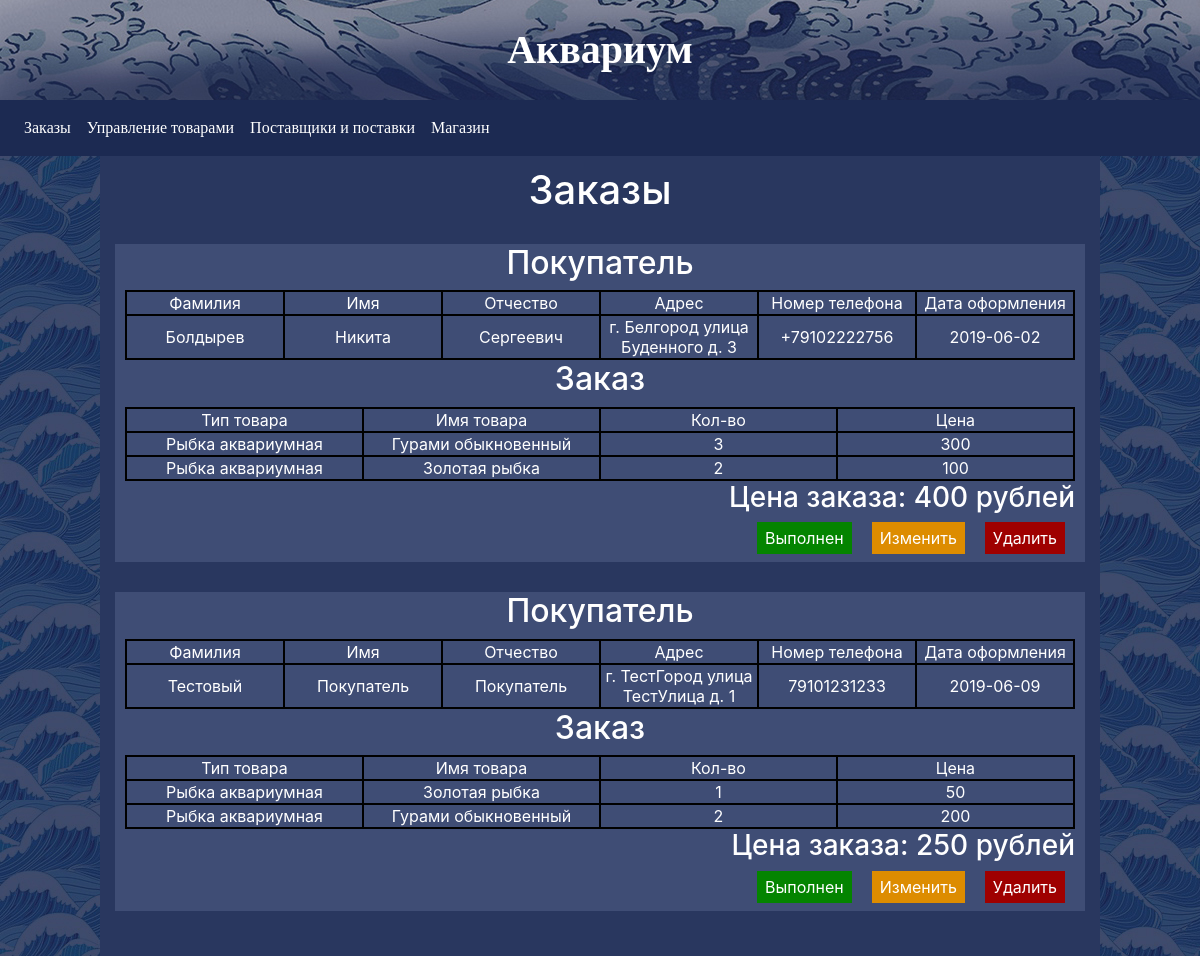
The app's page /admin.php, older data.
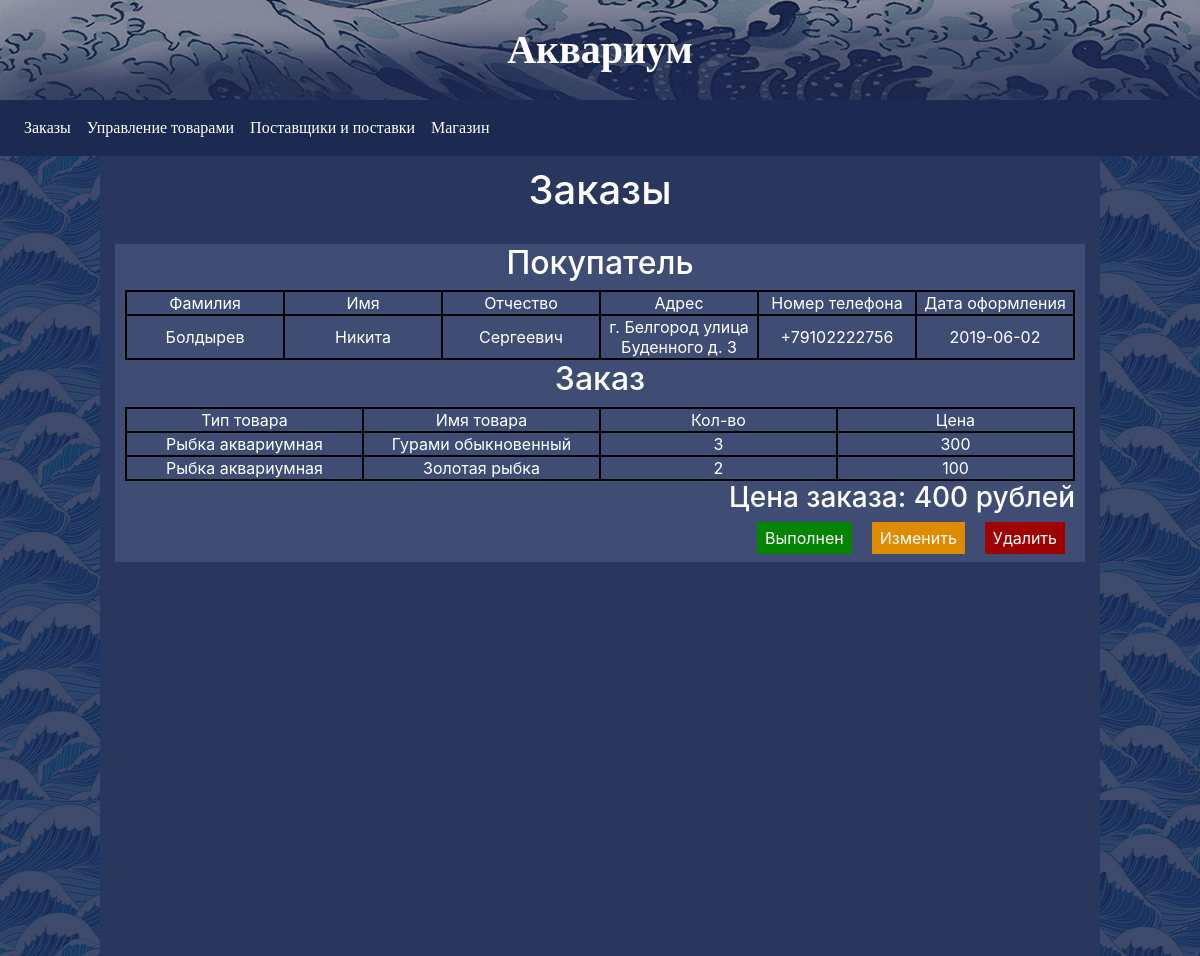
The same page, newer data.
### tables this page shows
CREATE TABLE `buyer` (
  `Buyer_ID` int(11) NOT NULL,
  `Lastname` varchar(20) DEFAULT NULL,
  `Firstname` varchar(20) DEFAULT NULL,
  `Patronymic` varchar(20) NOT NULL,
  `City` varchar(20) NOT NULL,
  `Street` varchar(20) NOT NULL,
  `Apartment_number` int(11) NOT NULL,
  `Postcode` varchar(10) NOT NULL,
  `Phone_number` varchar(20) NOT NULL,
  `registration_date` date NOT NULL
);

CREATE TABLE `product` (
  `Product_ID` int(11) NOT NULL,
  `Type` varchar(30) DEFAULT NULL,
  `Name` varchar(50) DEFAULT NULL,
  `Price` double NOT NULL,
  `Description` varchar(1000) NOT NULL
);

CREATE TABLE `product_buyer` (
  `proudct_buyer_id` int(11) NOT NULL,
  `product_id` int(11) NOT NULL,
  `buyer_id` int(11) NOT NULL,
  `size` int(11) NOT NULL
);

### admin.php (the view, shortened to what this page needs)
<html lang="ru">
<head>
    <link rel="stylesheet" href="styles/style.css">
    <link rel="stylesheet" href="https://stackpath.bootstrapcdn.com/bootstrap/4.1.1/css/bootstrap.min.css"
integrity="sha384-WskhaSGFgHYWDcbwN70/dfYBj47jz9qbsMId/iRN3ewGhXQFZCSftd1LZCfmhktB">
</head>
<body>
    <header><a href="index.html" class="brand"">Аквариум</a></header>
    <nav class="navbar navbar-expand-lg">
        <div class="collapse navbar-collapse" id="navbar_gallery">
          <ul class="navbar-nav" id="navbar_line">
            <li class="nav-item">
              <a class="nav-link" href="admin.php">Заказы</a>
            </li>
            <li class="nav-item">
              <a class="nav-link" href="products.php">Управление товарами</a>
            </li>
            <li class="nav-item">
              <a class="nav-link" href="supplyer.php">Поставщики и поставки</a>
            </li>
            <li class="nav-item">
              <a class="nav-link" href="index.php">Магазин</a>
            </li>
          </ul>
        </div>
      </nav>
       <div class="container-fluid">
            <div class="row" id="row">
              <div class="col-md-1 underwear">
                  </div>
                     <div class="col-md-10 wear main_content" id="main_content">
                        <h1>Заказы</h1>
                        <div id="base_out">
                            <?php
                             include "pdo.php";
                             $stmt=$pdo->query("SELECT * FROM buyer");
                           $row=$stmt->rowCount();
                           if($row==0){
                               echo '<h2>У нас нет активных заказов</h2>';
                           }
                           else{
                             foreach($stmt as $array){
                                 $order_price=0;
                                 echo '<div class="admin_orders"><h2>Покупатель</h2><table>
                                 <tr><td>Фамилия</td><td>Имя</td><td>Отчество</td><td>Адрес</td><td>Номер телефона</td><td>Дата оформления</td></tr>
                                 <tr><td>'.$array["Lastname"].'</td>
                                 <td>'.$array["Firstname"].'</td>
                                 <td>'.$array["Patronymic"].'</td>
                                 <td>г. '.$array["City"].' улица '.$array["Street"].' д. '.$array["Apartment_number"].'</td>
                                 <td> '.$array["Phone_number"].'</td>
                                 <td>'.$array["registration_date"].'</td>
                                 </tr>
                                 </table>
                                 <h2>Заказ</h2>';
                                 echo '<table>
                                 <tr><td>Тип товара</td><td>Имя товара</td><td>Кол-во</td><td>Цена</td></tr>';
                                 $query=$pdo->query("SELECT * FROM product_buyer WHERE buyer_id=".$array["Buyer_ID"]."");
                                 foreach($query as $q){
                                    $qu=$pdo->query("SELECT * FROM product WHERE Product_ID=".$q["product_id"]."");
                                    foreach($qu as $st){
                                        $price=(float)$st["Price"];
                                        $size=(float)$q["size"];
                                        $size_price=$price*$size;
                                        $order_price+=$size_price;
                                       echo'
                                        <tr>
                                        <td>'.$st["Type"].'</td>
                                        <td>'.$st["Name"].'</td>
                                        <td>'.$q["size"].'</td>
                                        <td>'.$size_price.'</td>
                                        </tr>
                                        ';
                                    }
                                 }
                                 echo'</table><h3 style="text-align:right">Цена заказа: '.$order_price.' рублей</h3>
                                 <button class="admin_button red_button" onclick="admin_delete(this.id)" id='.$array["Buyer_ID"].'>Удалить</button>
                                 <button class="admin_button yellow_button" id='.$array["Buyer_ID"].' onclick="admin_change_order(this.id)">Изменить</button>
                                 <button id='.$array["Buyer_ID"].' class="admin_button buy_button" onclick="admin_delete(this.id)">Выполнен</button></div>';
                             }
                            }
                            ?>
                        </div>
                     </div>
                         <div class="col-md-1 underwear">
                            </div>
                          </div>
                      </div>
  </body>
</html>

### styles/style.css (style rules this page uses)
body { position: relative; scroll-behavior: smooth; }
header { max-height: 120px; min-height: 100px; text-align: center; width: 100%; font-size: 40px; text-decoration: none; padding-top: 20px; }
button { border: none; background: #1C2A52; border: 2px solid white; color: white; }
button.buy_button { border: none; padding: 4px 8px; background: #048400; transition: 0.3s linear; }
button.red_button { border: none; padding: 4px 8px; background: #9F0000; transition: 0.3s linear; }
button.yellow_button { background: #DD8C00; border: none; transition: 0.3s linear; padding: 4px 8px; }
header { background-image: url(../imgs/bg_header.jpg); }
nav { background: #1C2A52; position: relative; z-index: 11; box-shadow: 10 10px 0px rgba(0, 0, 0, 0.5); }
a.brand { font-family: "Spectral SC", serif; font-weight: 700; color: white; text-decoration: none; }
a.nav-link { font-family: "Spectral SC", serif; font-weight: 500; padding: 8px 90px; color: white; transition: 0.3s linear; }
.wear { background-color: #29375F; color: white; text-align: justify; z-index: 10; }
.underwear { background-image: url(../imgs/bg_content.jpg); background-attachment: fixed; }
.main_content { padding-top: 10px; }
table { float: left; color: white; width: 100%; table-layout: fixed; background: #314272; }
td { border: 2px solid black; text-align: center; width: 2%; }
h1 { text-align: center; }
h2 { text-align: center; }
h3 { text-align: center; }
.admin_orders { margin: 30px 0; padding: 0 10px; padding-bottom: 40px; background: #3F4D75; }
.admin_orders table { background: #3F4D75; }
.admin_button { float: right; margin: 0 10px; }

Row changes from the older to the newer data that the page shows:
removed buyer: Lastname "Тестовый", Firstname "Покупатель", Patronymic "Покупатель", City "ТестГород", Street "ТестУлица", Apartment_number "1", Phone_number "79101231233", registration_date "2019-06-09", order_price "250", product (Type "Рыбка аквариумная", Name "Золотая рыбка", Price "50"), product (Type "Рыбка аквариумная", Name "Гурами обыкновенный", Price.size "200")
removed product_buyer: size "1", product (Type "Рыбка аквариумная", Name "Золотая рыбка", Price "50")
removed product_buyer: size "2", product (Type "Рыбка аквариумная", Name "Гурами обыкновенный", Price.size "200")
